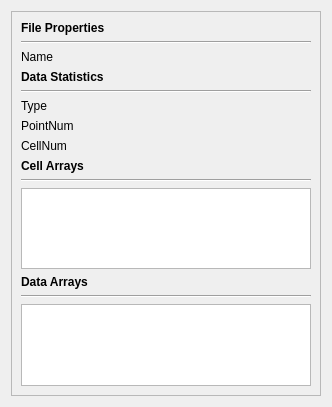
<?xml version="1.0" encoding="UTF-8"?>
<ui version="4.0">
 <class>InformationWidget</class>
 <widget class="QWidget" name="InformationWidget">
  <property name="geometry">
   <rect>
    <x>0</x>
    <y>0</y>
    <width>332</width>
    <height>407</height>
   </rect>
  </property>
  <property name="windowTitle">
   <string>Form</string>
  </property>
  <layout class="QGridLayout" name="gridLayout">
   <item row="0" column="0">
    <widget class="QScrollArea" name="scrollArea">
     <property name="widgetResizable">
      <bool>true</bool>
     </property>
     <widget class="QWidget" name="scrollAreaWidgetContents">
      <property name="geometry">
       <rect>
        <x>0</x>
        <y>0</y>
        <width>312</width>
        <height>387</height>
       </rect>
      </property>
      <layout class="QGridLayout" name="gridLayout_2">
       <item row="0" column="0">
        <widget class="QLabel" name="labelFile">
         <property name="font">
          <font>
           <weight>75</weight>
           <bold>true</bold>
          </font>
         </property>
         <property name="text">
          <string>File Properties</string>
         </property>
        </widget>
       </item>
       <item row="1" column="0">
        <widget class="Line" name="lineFile">
         <property name="orientation">
          <enum>Qt::Horizontal</enum>
         </property>
        </widget>
       </item>
       <item row="2" column="0">
        <layout class="QHBoxLayout" name="horizontalLayout">
         <item>
          <widget class="QLabel" name="labelName">
           <property name="maximumSize">
            <size>
             <width>100</width>
             <height>16777215</height>
            </size>
           </property>
           <property name="text">
            <string>Name</string>
           </property>
          </widget>
         </item>
         <item>
          <widget class="QLabel" name="labelNameInfo">
           <property name="text">
            <string/>
           </property>
          </widget>
         </item>
        </layout>
       </item>
       <item row="3" column="0">
        <widget class="QLabel" name="labelData">
         <property name="font">
          <font>
           <weight>75</weight>
           <bold>true</bold>
          </font>
         </property>
         <property name="text">
          <string>Data Statistics</string>
         </property>
        </widget>
       </item>
       <item row="4" column="0">
        <widget class="Line" name="lineData">
         <property name="orientation">
          <enum>Qt::Horizontal</enum>
         </property>
        </widget>
       </item>
       <item row="5" column="0">
        <layout class="QVBoxLayout" name="verticalLayout">
         <item>
          <layout class="QHBoxLayout" name="horizontalLayout_2">
           <item>
            <widget class="QLabel" name="labelType">
             <property name="maximumSize">
              <size>
               <width>100</width>
               <height>16777215</height>
              </size>
             </property>
             <property name="text">
              <string>Type</string>
             </property>
            </widget>
           </item>
           <item>
            <widget class="QLabel" name="labelTypeInfo">
             <property name="text">
              <string/>
             </property>
            </widget>
           </item>
          </layout>
         </item>
         <item>
          <layout class="QHBoxLayout" name="horizontalLayout_3">
           <item>
            <widget class="QLabel" name="labelPoint">
             <property name="maximumSize">
              <size>
               <width>100</width>
               <height>16777215</height>
              </size>
             </property>
             <property name="text">
              <string>PointNum</string>
             </property>
            </widget>
           </item>
           <item>
            <widget class="QLabel" name="labelPointInfo">
             <property name="text">
              <string/>
             </property>
            </widget>
           </item>
          </layout>
         </item>
         <item>
          <layout class="QHBoxLayout" name="horizontalLayout_5">
           <item>
            <widget class="QLabel" name="labelCell">
             <property name="maximumSize">
              <size>
               <width>100</width>
               <height>16777215</height>
              </size>
             </property>
             <property name="text">
              <string>CellNum</string>
             </property>
            </widget>
           </item>
           <item>
            <widget class="QLabel" name="labelCellInfo">
             <property name="text">
              <string/>
             </property>
            </widget>
           </item>
          </layout>
         </item>
        </layout>
       </item>
       <item row="6" column="0">
        <widget class="QLabel" name="labelDataArray_2">
         <property name="font">
          <font>
           <weight>75</weight>
           <bold>true</bold>
          </font>
         </property>
         <property name="text">
          <string>Cell Arrays</string>
         </property>
        </widget>
       </item>
       <item row="7" column="0">
        <widget class="Line" name="lineDataArray_2">
         <property name="orientation">
          <enum>Qt::Horizontal</enum>
         </property>
        </widget>
       </item>
       <item row="8" column="0">
        <widget class="QTableWidget" name="tableWidget_Cell"/>
       </item>
       <item row="9" column="0">
        <widget class="QLabel" name="labelDataArray">
         <property name="font">
          <font>
           <weight>75</weight>
           <bold>true</bold>
          </font>
         </property>
         <property name="text">
          <string>Data Arrays</string>
         </property>
        </widget>
       </item>
       <item row="10" column="0">
        <widget class="Line" name="lineDataArray">
         <property name="orientation">
          <enum>Qt::Horizontal</enum>
         </property>
        </widget>
       </item>
       <item row="11" column="0">
        <widget class="QTableWidget" name="tableWidget_Data"/>
       </item>
      </layout>
     </widget>
    </widget>
   </item>
  </layout>
 </widget>
 <resources/>
 <connections/>
</ui>
